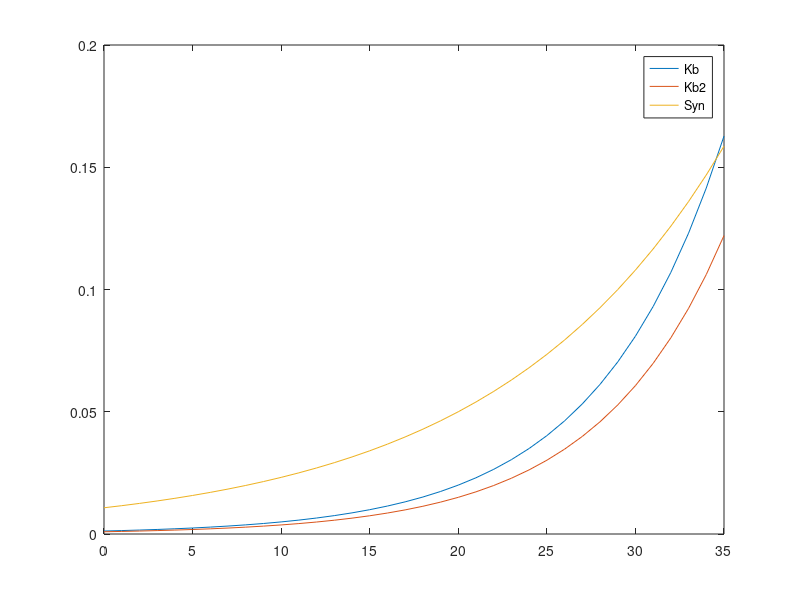

This figure's MATLAB source:
clear all; close all;

t = 0:35;

resp1 = 0.02*1.15.^(t-20);
resp2 = 0.015*1.15.^(t-20);
resp3 = 0.05*1.08.^(t-20);

figure;
plot(t,resp1);
hold on;
plot(t,resp2);
hold on;
plot(t,resp3);
legend('Kb','Kb2','Syn'); 